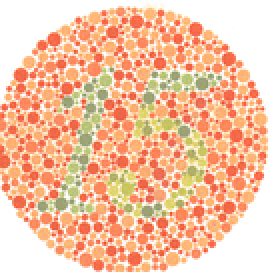
#> input picture 1_ps5/image_15.png, 135 x 136 px, shrunk from 270 x 271 before the run (shown 2 times larger)
$ python ps5.py
#> lines starting #> are read from the running program, lines starting #| are printed output that depends on the picture
"""
# Problem Set 5
# Name: Gyalpo Dongo
# Collaborators: Pamela D Abede Cudjoe
# Time: 3:00
"""
from PIL import Image
import numpy

def make_matrix(color):
    """
    Generates a transformation matrix for the specified color.
    Inputs:
        color: string with exactly one of the following values:
               'red', 'blue', 'green', or 'none'
    Returns:
        matrix: a transformation matrix corresponding to
                deficiency in that color
    """
    # You do not need to understand exactly how this function works.
    if color == 'red':
        c = [[.567, .433, 0],[.558, .442, 0],[0, .242, .758]]
    elif color == 'green':
        c = [[0.625,0.375, 0],[ 0.7,0.3, 0],[0, 0.142,0.858]]
    elif color == 'blue':
        c = [[.95, 0.05, 0],[0, 0.433, 0.567],[0, 0.475, .525]]
    elif color == 'none':
        c = [[1, 0., 0],[0, 1, 0.],[0, 0., 1]]
    return c


def matrix_multiply(m1,m2):
    """
    Multiplies the input matrices.
    Inputs:
        m1,m2: the input matrices
    Returns:
        result: matrix product of m1 and m2
        in a list of floats
    """
    product = numpy.matmul(m1,m2)
    if type(product) == numpy.int64:
        return float(product)
    else:
        result = list(product)
        return result


def img_to_pix(filename):
    """
    Takes a filename (must be inputted as a string
    with proper file attachment ex: .jpg, .png)
    and converts to a list of representing pixels.

    For RGB images, each pixel is a tuple containing (R,G,B) values.
    For BW images, each pixel is an integer.

    # Note: Don't worry about determining if an image is RGB or BW.
            The PIL library functions you use will return the
            correct pixel values for either image mode.

    Returns the list of pixels.

    Inputs:
        filename: string representing an image file, such as 'lenna.jpg'
        returns: list of pixel values
                 in form (R,G,B) such as [(0,0,0),(255,255,255),(38,29,58)...] for RGB image
                 in form L such as [60,66,72...] for BW image
    """
    im = Image.open(filename)
    return list(im.getdata())
    #Use of list() required as function getdata() return a
    #sequence object which is an internal PIL data type, therefore use of
    #list() makes it be usable for any sort of sequence operations in Python


def pix_to_img(pixels, size, mode):
    """
    Creates an Image object from a inputted set of RGB tuples.

    Inputs:
        pixels: a list of pixels such as the output of
                img_to_pixels.
        size: a tuple of (width,height) representing
              the dimensions of the desired image. Assume
              that size is a valid input such that
              size[0] * size[1] == len(pixels).
        mode: 'RGB' or 'L' to indicate an RGB image or a
              BW image, respectively
    returns:
        img: Image object made from list of pixels
    """
    im = Image.new(mode,size)
    #The first line creates a black image by default of the dimensions given
    #by the size
    im.putdata(pixels)
    #the function putdata()adds the pixel data to this black image.
    #This method copies data from a sequence object into the image,
    #starting at the upper left corner (0, 0), and continuing until either
    #the image or the sequence ends
    return im


def filter(pixels, color):
    """
    pixels: a list of pixels in RGB form, such as
            [(0,0,0),(255,255,255),(38,29,58)...]
    color: 'red', 'blue', 'green', or 'none', must be a string representing
           the color deficiency that is being simulated.
    returns: list of pixels in same format as earlier functions,
    transformed by matrix multiplication
    """
    new_pixels = []
    #Empty list which will contain the new filtered/transformed pixels
    transf = make_matrix(color)
    #This assings the matrix created by make_matrix() to transf
    for i in pixels:
        pixel_t = tuple(matrix_multiply(transf,i))
        #using tuple(), the product of the matrix multiplication is
        #assigend to pixel_t
        new_pixels.append(tuple(int(x) for x in pixel_t))
        #a tuple is added to new_pixels after transforming each value in the
        #tuple into an integer as the matrix multiplication returns them as
        #floats
    return new_pixels


def extract_end_bits(num_bits, pixel):
    """
    Extracts the last num_bits bits of each value of a given pixel.

    example for BW pixel:
        num_bits = 5
        pixel = 214

        214 in binary is 11010110.
        The last 5 bits of 11010110 are 10110.
                              ^^^^^
        The integer representation of 10110 is 22, so we return 22.

    example for RBG pixel:
        num_bits = 2
        pixel = (214, 17, 8)

        last 3 bits of 214 = 110 --> 6
        last 3 bits of 17 = 001 --> 1
        last 3 bits of 8 = 000 --> 0

        so we return (6,1,0)

    Inputs:
        num_bits: the number of bits to extract
        pixel: an integer between 0 and 255, or a tuple of RGB values between 0 and 255

    Returns:
        The last num_bits bits of pixel, as an integer (BW) or tuple of integers (RGB).
    """
    #By looking at pattern, the value of each lsb is given by the pixel or one
    #of the numbers in the tuple of pixel and the remainder of this with 2
    #to the power of num_bits
    if type(pixel) == int:
        value = pixel%(2**num_bits)
        return value
    else:
        values = []
        #emty list which will have each of the values from each lsb in the
        #tuple
        for i in pixel:
            #after iterating over tuple we do the same procedure as before
            value = i%(2**num_bits)
            values.append(value)
        #use of tuple() to return the desired tuple as this was the original
        #class of pixel
        return tuple(values)


def reveal_bw_image(filename):
    """
    Extracts the single LSB for each pixel in the BW input image.
    Inputs:
        filename: string, input BW file to be processed
    Returns:
        result: an Image object containing the hidden image
    """
    im = Image.open(filename)
    #use of open() to open the image
    pixels = img_to_pix(filename)
    #use of img_to_pix to obtain a sequence of the image's pixels
    new_pixels = []
    #empty list where the new pixels from the secret image will be added
    for i in pixels:
        new_pixels.append(255*extract_end_bits(1,i))
        #as only values that can be obtained for the last single bit
        #in the list of pixels are 0 or 1, this means that the image will have
        #a very low contrast, therefore in order to increase it, as maximum
        #value of intensity is 255, either the 0 or 1 are multiplied by 255
    im_new = pix_to_img(new_pixels,im.size,im.mode)
    #using the new_pixels list and the mode and the size of the original image
    #we can reveal the hidden image
    return im_new


def reveal_color_image(filename):
    """
    Extracts the 2 LSBs for each pixel in the RGB input image.
    Inputs:
        filename: string, input RGB file to be processed
    Returns:
        result: an Image object containing the hidden image
    """
    im = Image.open(filename)
    pixels = img_to_pix(filename)
    new_pixels = []
    for i in pixels:
        #the first part of this code is identical as previous reveal_bw_image()
        new_pix = extract_end_bits(2,i)
        #as specification says, only last 2 bits are required, so input of 2
        #is used and as the input is an RGB file, a tuple will be returned
        #from extract_end_bits instead of an integer as i was also a tuple
        new_pixels.append(tuple(x*85 for x in new_pix))
        #Now the maximum possible value in any of the integers in each tuple
        #is 3 and the maximum value of intensity would still be 255.
        #As image would still in very low contrast, each of the integers in
        #tuple shuld be multiplied by 85 so that the maximum value obtained
        #would be 255
    im_new = pix_to_img(new_pixels,im.size,im.mode)
    #Again use of pix_to_img() to reveal the hidden image
    return im_new

def reveal_image(filename):
    """
    Extracts the single LSB (for a BW image) or the 2 LSBs (for a
    color image) for each pixel in the input image. Hint: you can
    use a function to determine the mode of the input image (BW or
    RGB) and then use this mode to determine how to process the image.
    Inputs:
        filename: string, input BW or RGB file to be processed
    Returns:
        result: an Image object containing the hidden image
    """
    im = Image.open(filename)
    if im.mode == '1' or im.mode == 'L':
        return(reveal_bw_image(filename))
    elif im.mode == 'RGB':
        return(reveal_color_image(filename))
    else:
        raise Exception("Invalid mode %s" % im.mode)


def main():
    pass
    # Uncomment the following lines to test part 1

    im = Image.open('image_15.png')
#> im is the input picture: PIL image 135x136 RGB; mean R, G, B 245.9, 195.8, 164.5
    width, height = im.size
#> width = 135; height = 136
    pixels = img_to_pix('image_15.png')
#> pixels = 18360 items, first 6: (255, 255, 255), (255, 255, 255), (255, 255, 255), (255, 255, 255), (255, 255, 255), (255, 255, 255)
    non_filtered_pixels = filter(pixels,'none')
#> after the loop in filter, `for i in pixels:`: new_pixels has the same summary as pixels in main
#> non_filtered_pixels has the same summary as pixels

    im = pix_to_img(non_filtered_pixels, (width, height), 'RGB')
#> in pix_to_img, `im = Image.new(mode,size)`: im: PIL image 135x136 RGB; every value is 0
    im.show()
    #this should show the same image as 'image_15.png'


    red_filtered_pixels = filter(pixels,'red')
#> red_filtered_pixels = 18360 items, first 6: (254, 255, 255), (254, 255, 255), (254, 255, 255), (254, 255, 255), (254, 255, 255), (254, 255, 255)
    im2 = pix_to_img(red_filtered_pixels,(width,height), 'RGB')
#> call 2 of pix_to_img, with size = (135, 136), mode = 'RGB'
#> in pix_to_img (call 2), `im.putdata(pixels)`:
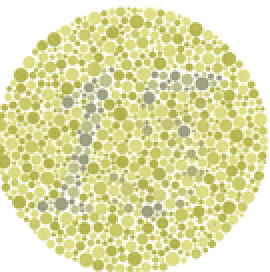
#> im: PIL image 135x136 RGB (shown 2 times larger); mean R, G, B 223.6, 223.4, 171.7
    im2.show()
    #this should show the same image as 'image_15.png' but without the red
    #colours

    # Uncomment the following lines to test part 2
    #Both of these should show their respective hidden images
    im = reveal_image('hidden1.bmp')
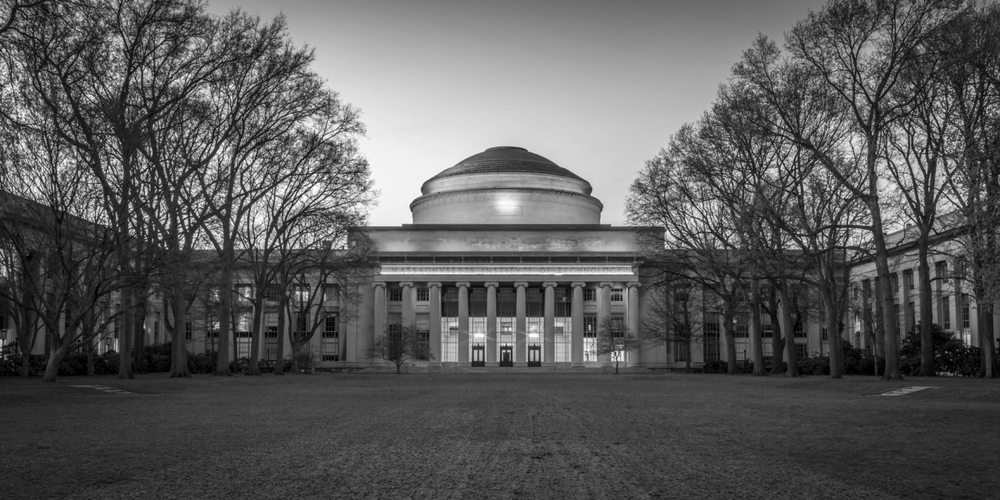
#> input picture 1_ps5/hidden1.bmp, 1000 x 500 px, shrunk from 2000 x 1000 before the run
#> in reveal_image, im is the input picture: PIL image 1000x500 L; min 0, max 255, mean 90.9
#> in reveal_bw_image, `pixels = img_to_pix(filename)`: pixels = 500000 items
#> the loop in reveal_bw_image, `for i in pixels:` made 500000 passes
#> i on passes 1 to 3: 74, 51, 77
#> call 3 of pix_to_img, with size = (1000, 500), mode = 'L'
#> in pix_to_img (call 3), `im = Image.new(mode,size)`: im: PIL image 1000x500 L; every value is 0
#> in pix_to_img (call 3), `im.putdata(pixels)`:
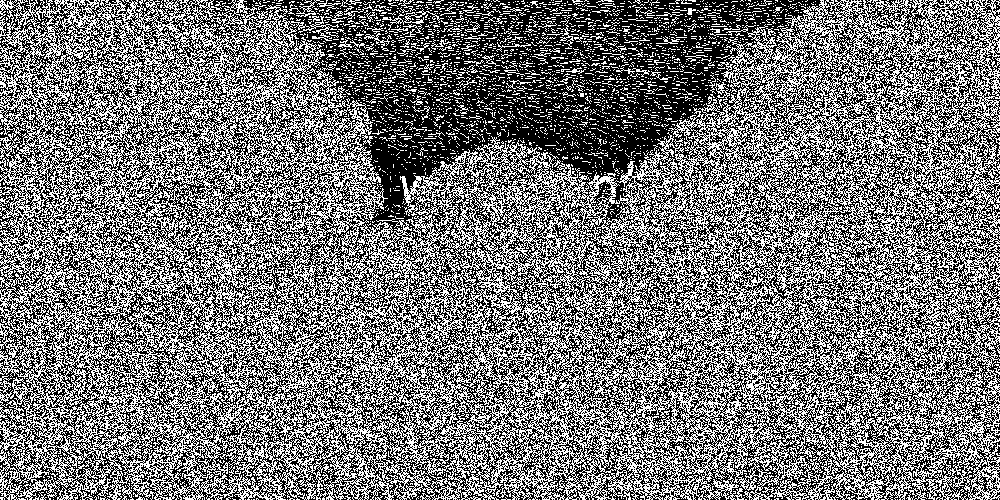
#> im: PIL image 1000x500 L; 46.4% white in thin lines or dots
    im.show()

    im2 = reveal_image('hidden2.bmp')
#> call 2 of reveal_image, with filename = 'hidden2.bmp'
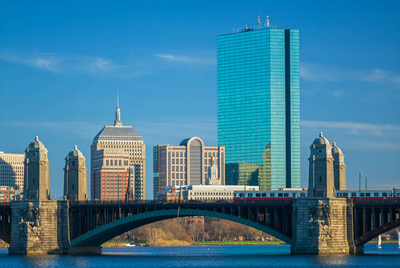
#> input picture 1_ps5/hidden2.bmp, 400 x 268 px, shrunk from 800 x 535 before the run
#> in reveal_image, im is the input picture: PIL image 400x268 RGB; mean R, G, B 61.7, 123.3, 150.5
#> in reveal_color_image, `pixels = img_to_pix(filename)`: pixels = 107200 items
#> the loop in reveal_color_image, `for i in pixels:` made 107200 passes
#> (i, new_pix) on passes 1 to 3: ((0, 116, 184), (0, 0, 0)), ((0, 119, 184), (0, 3, 0)), ((0, 120, 184), (0, 0, 0))
#> call 4 of pix_to_img, with size = (400, 268), mode = 'RGB'
#> in pix_to_img (call 4), `im = Image.new(mode,size)`: im: PIL image 400x268 RGB; every value is 0
#> in pix_to_img (call 4), `im.putdata(pixels)`:
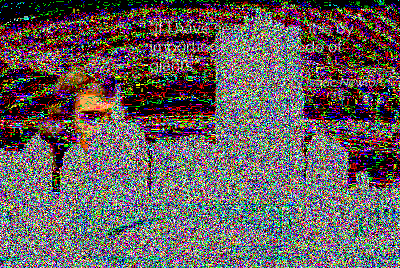
#> im: PIL image 400x268 RGB; mean R, G, B 102.4, 93.6, 93.3
    im2.show()


if __name__ == '__main__':
    pass
    main()
